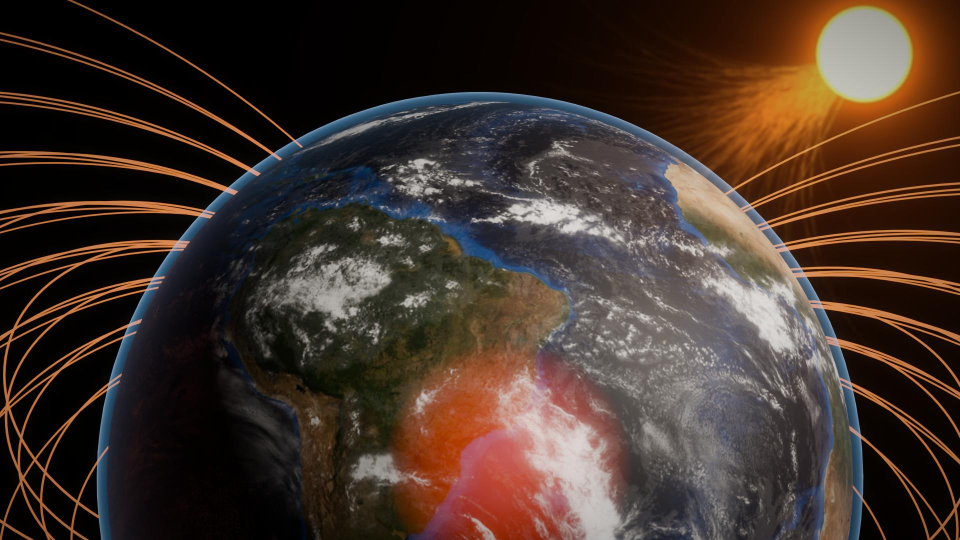
#> input picture videos/07_tempestade_solar/thumbnail/fundo_3d_v1.jpg, 1920 x 1080 px (shown at 1/2 size)
$ python pos_thumb.py fundo_3d_v1.jpg fundo_3d_v1.jpg
#> lines starting #> are read from the running program, lines starting #| are printed output that depends on the picture
"""Pós da thumbnail 7: Sol com brilho no canto superior direito, onda de plasma indo para a Terra, bloom.
Uso: python3 pos_thumb.py <render.png> <saida.png>"""
import sys, math, random
import numpy as np
from PIL import Image, ImageDraw, ImageFilter

src, out = sys.argv[1], sys.argv[2]
im = Image.open(src).convert('RGB'); W, H = im.size
#> further down, im is the input picture: PIL image 1920x1080 RGB; mean R, G, B 67.6, 51.9, 43.9
#> after `W, H = im.size`: W = 1920; H = 1080
a = np.asarray(im).astype(np.float32) / 255.0

def tela(base, cam):  # blend "screen"
    return 1 - (1 - base) * (1 - np.clip(cam, 0, 1))

# 1. bloom nas partes claras (linhas do campo, anomalia)
lum = a.mean(axis=2, keepdims=True)
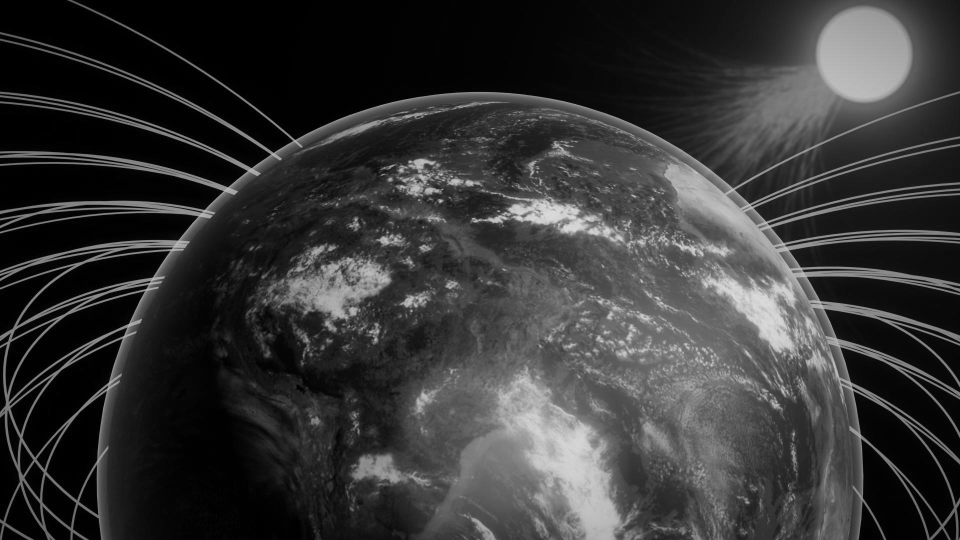
#> lum: shape (1080, 1920, 1) float32 (shown at 1/2 size); min 0, max 0.868, mean 0.214
claro = np.clip((lum - 0.55) / 0.45, 0, 1) * a
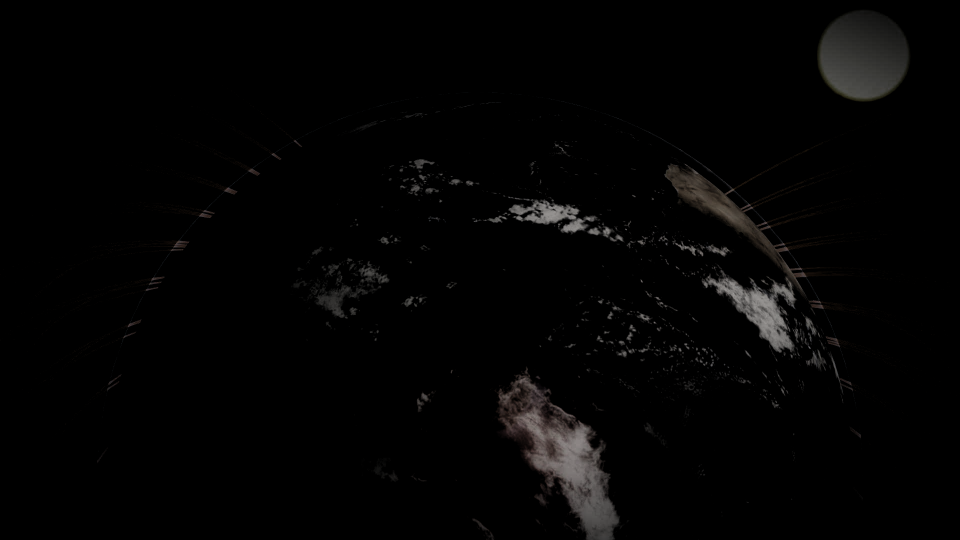
#> claro: shape (1080, 1920, 3) float32 (shown at 1/2 size); mean R, G, B 0.0155, 0.0145, 0.0139
bl = Image.fromarray((claro * 255).astype(np.uint8))
b1 = np.asarray(bl.filter(ImageFilter.GaussianBlur(W * 0.006))).astype(np.float32) / 255
b2 = np.asarray(bl.filter(ImageFilter.GaussianBlur(W * 0.02))).astype(np.float32) / 255
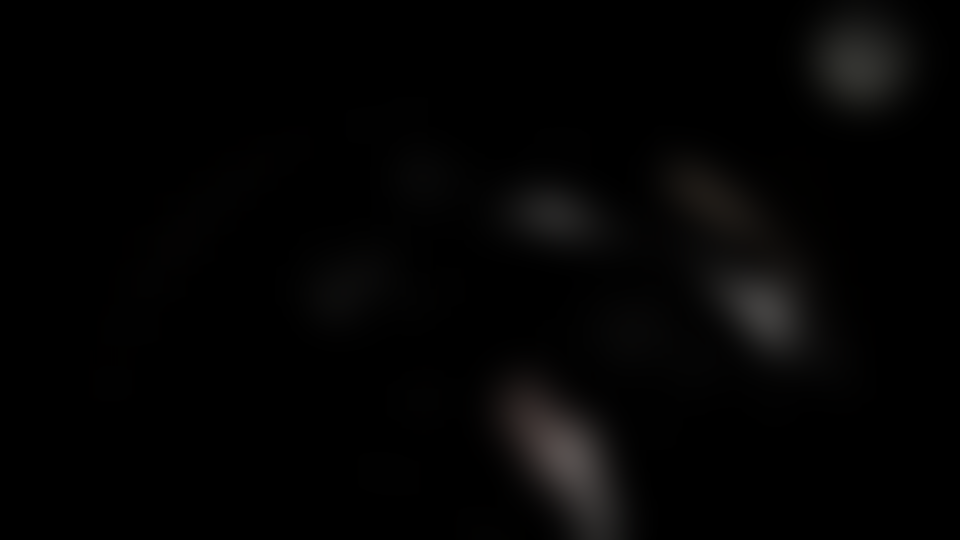
#> b2: shape (1080, 1920, 3) float32 (shown at 1/2 size); mean R, G, B 0.0151, 0.0141, 0.0135
a = tela(a, b1 * 0.8 + b2 * 0.6)

# 2. Sol no canto superior direito
sx, sy, R = W * 0.9, H * 0.1, W * 0.045
#> sx = 1728; sy = 108; R = 86.4
yy, xx = np.mgrid[0:H, 0:W].astype(np.float32)
d = np.sqrt((xx - sx) ** 2 + (yy - sy) ** 2)
nucleo = np.clip(1 - (d - R) / (R * 0.15), 0, 1)[..., None]
halo1 = np.exp(-np.clip(d - R, 0, None) / (R * 0.6))[..., None]
halo2 = np.exp(-np.clip(d - R, 0, None) / (R * 3.2))[..., None]
cor_n = np.array([1.0, 0.95, 0.82]); cor_h = np.array([1.0, 0.55, 0.12]); cor_h2 = np.array([1.0, 0.35, 0.05])
sol = nucleo * cor_n + halo1 * cor_h * 0.9 + halo2 * cor_h2 * 0.45
a = tela(a, sol)
#> in tela (call 2), `return 1 - (1 - base) * (1 - np.clip(cam, 0, 1))`:
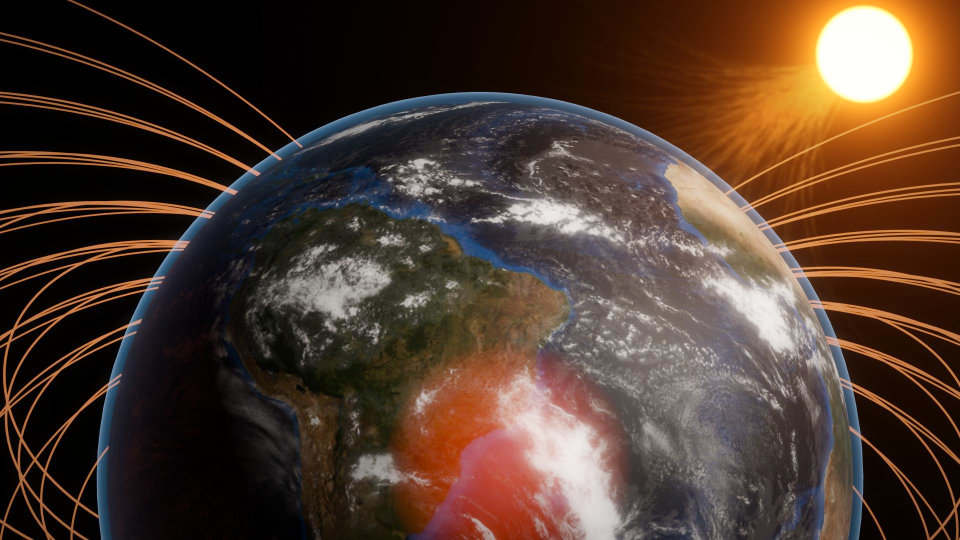
#> returned value: shape (1080, 1920, 3) float64 (shown at 1/2 size); mean of channels 0, 1, 2 0.314, 0.234, 0.188; drawn as R, G, B

# 3. onda de plasma (ejeção de massa coronal) saindo do Sol em direção à Terra (para baixo e à esquerda)
random.seed(7)
pl = Image.new('L', (W, H), 0); dr = ImageDraw.Draw(pl)
#> after `pl = Image.new('L', (W, H), 0)`: pl: PIL image 1920x1080 L; every value is 0
alvo = (W * 0.62, H * 0.42)
#> alvo = (1190.4, 453.6)
for i in range(110):
    ang0 = math.atan2(alvo[1] - sy, alvo[0] - sx) + random.gauss(0, 0.22)
    comp = random.uniform(0.45, 1.0) * math.hypot(alvo[0] - sx, alvo[1] - sy)
    curva = random.gauss(0, 0.35)
    pts = []
    for t in np.linspace(0, 1, 40):
        ang = ang0 + curva * t
        r = R * 0.9 + comp * t
        pts.append((sx + r * math.cos(ang), sy + r * math.sin(ang)))
    for k in range(len(pts) - 1):
        f = 1 - k / len(pts)
        dr.line([pts[k], pts[k + 1]], fill=int(255 * f * random.uniform(0.35, 0.8)), width=max(1, int(W * 0.0025 * f)))
pl1 = np.asarray(pl.filter(ImageFilter.GaussianBlur(W * 0.0015))).astype(np.float32)[..., None] / 255
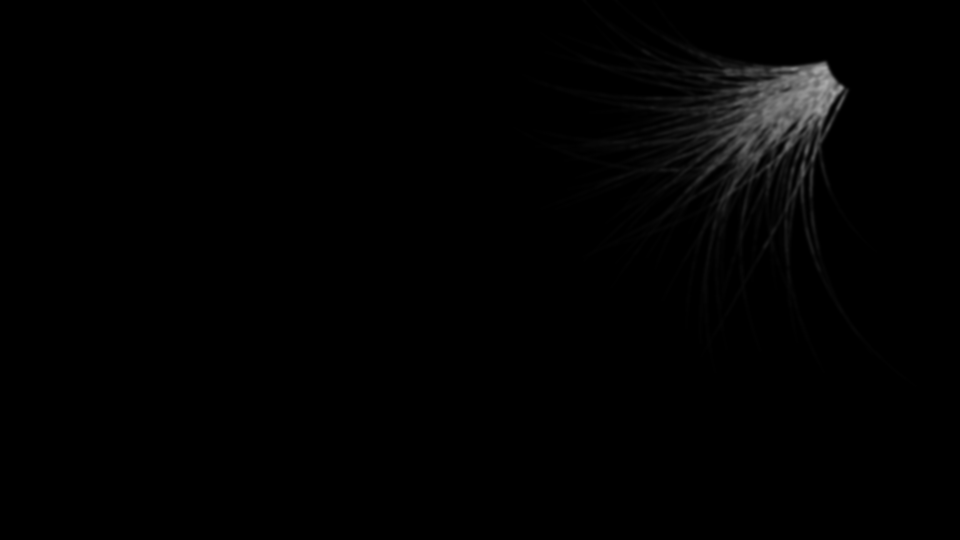
#> pl1: shape (1080, 1920, 1) float32 (shown at 1/2 size); min 0, max 0.671, mean 0.0084
pl2 = np.asarray(pl.filter(ImageFilter.GaussianBlur(W * 0.012))).astype(np.float32)[..., None] / 255
a = tela(a, pl1 * np.array([1.0, 0.6, 0.2]) * 1.0 + pl2 * np.array([1.0, 0.4, 0.08]) * 1.6)
#> in tela (call 3), `return 1 - (1 - base) * (1 - np.clip(cam, 0, 1))`:
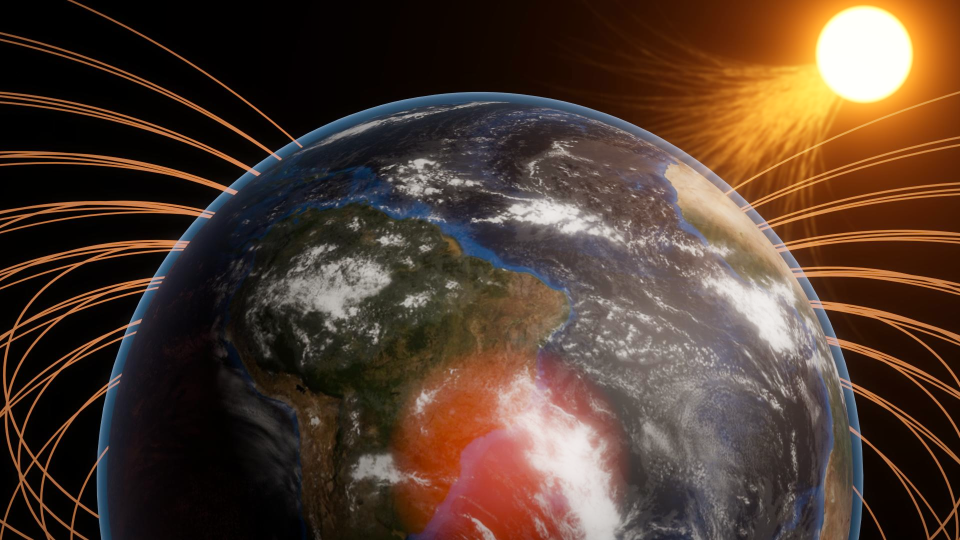
#> returned value: shape (1080, 1920, 3) float64 (shown at 1/2 size); mean of channels 0, 1, 2 0.32, 0.239, 0.19; drawn as R, G, B

# 4. leve vinheta para o texto respirar no topo
vin = np.clip(1 - ((xx / W - 0.5) ** 2 * 0.8 + (yy / H - 0.55) ** 2 * 0.9), 0.55, 1)[..., None]
a = a * vin
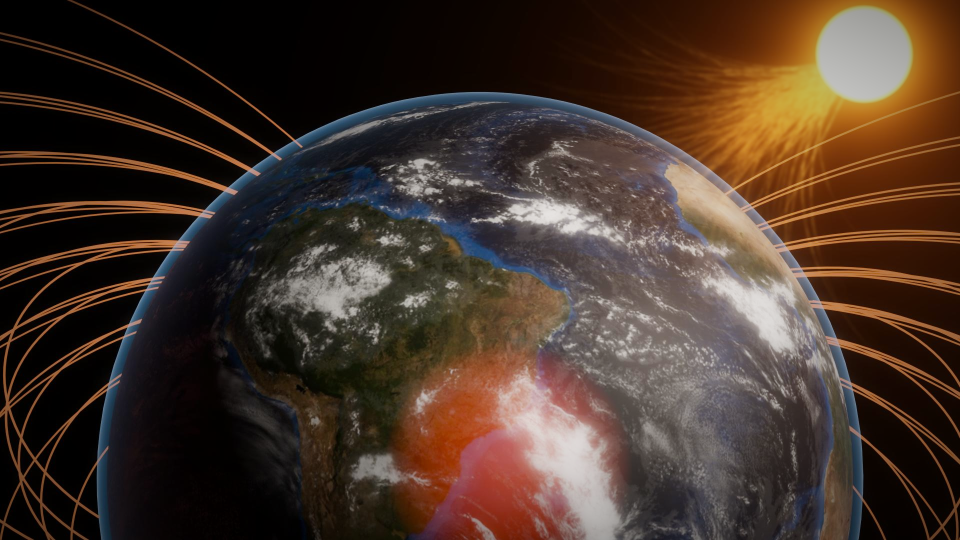
#> a: shape (1080, 1920, 3) float64 (shown at 1/2 size); mean R, G, B 0.277, 0.21, 0.169
Image.fromarray((np.clip(a, 0, 1) * 255).astype(np.uint8)).save(out)
print('OK', out)
